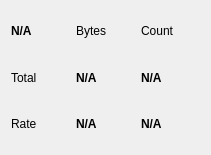
<?xml version="1.0" encoding="UTF-8"?>
<ui version="4.0">
 <class>RateCalculatorWidget</class>
 <widget class="QWidget" name="RateCalculatorWidget">
  <property name="geometry">
   <rect>
    <x>0</x>
    <y>0</y>
    <width>211</width>
    <height>155</height>
   </rect>
  </property>
  <property name="windowTitle">
   <string>Form</string>
  </property>
  <layout class="QGridLayout" name="gridLayout">
   <item row="0" column="0">
    <widget class="QLabel" name="labelName">
     <property name="font">
      <font>
       <weight>75</weight>
       <bold>true</bold>
      </font>
     </property>
     <property name="text">
      <string>N/A</string>
     </property>
    </widget>
   </item>
   <item row="0" column="1">
    <widget class="QLabel" name="label">
     <property name="text">
      <string>Bytes</string>
     </property>
    </widget>
   </item>
   <item row="0" column="2">
    <widget class="QLabel" name="label_2">
     <property name="text">
      <string>Count</string>
     </property>
    </widget>
   </item>
   <item row="1" column="0">
    <widget class="QLabel" name="label_3">
     <property name="text">
      <string>Total</string>
     </property>
    </widget>
   </item>
   <item row="1" column="1">
    <widget class="QLabel" name="labelTotalBytes">
     <property name="font">
      <font>
       <weight>75</weight>
       <bold>true</bold>
      </font>
     </property>
     <property name="text">
      <string>N/A</string>
     </property>
    </widget>
   </item>
   <item row="1" column="2">
    <widget class="QLabel" name="labelTotalCount">
     <property name="font">
      <font>
       <weight>75</weight>
       <bold>true</bold>
      </font>
     </property>
     <property name="text">
      <string>N/A</string>
     </property>
    </widget>
   </item>
   <item row="2" column="0">
    <widget class="QLabel" name="label_4">
     <property name="text">
      <string>Rate</string>
     </property>
    </widget>
   </item>
   <item row="2" column="1">
    <widget class="QLabel" name="labelRateBytes">
     <property name="font">
      <font>
       <weight>75</weight>
       <bold>true</bold>
      </font>
     </property>
     <property name="text">
      <string>N/A</string>
     </property>
    </widget>
   </item>
   <item row="2" column="2">
    <widget class="QLabel" name="labelRateCount">
     <property name="font">
      <font>
       <weight>75</weight>
       <bold>true</bold>
      </font>
     </property>
     <property name="text">
      <string>N/A</string>
     </property>
    </widget>
   </item>
  </layout>
 </widget>
 <resources/>
 <connections/>
</ui>
